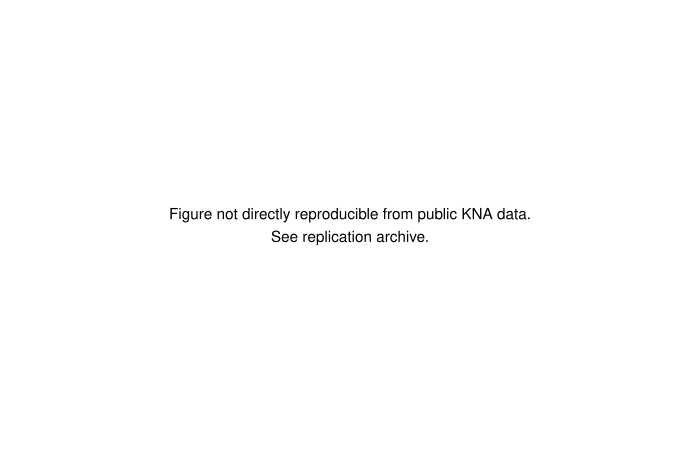

The script that saved this image:
#!/usr/bin/env Rscript
# fig_3.R
# Legal keyword convergence for nine committee-switching legislators.
# Shows each legislator's legal keyword rate before and after a committee
# switch between the 20th and 21st National Assembly, against the new
# committee's baseline rate (dashed reference line).

suppressPackageStartupMessages({
  library(arrow)
  library(dplyr)
  library(ggplot2)
  library(tidyr)
  library(stringr)
})

# ---- Paths ------------------------------------------------------------------
speeches_path <- "/Users/kyusik/Desktop/kyusik-github/kr-hearings-data/data/all_speeches_16_22_v9.parquet"
out_path <- "/Users/kyusik/Desktop/kyusik-claude/kna-research-agents/articles/figures/2026-04-15_r13/fig_3.pdf"
dir.create(dirname(out_path), recursive = TRUE, showWarnings = FALSE)

# Okabe-Ito palette (colorblind-safe)
okabe_ito <- c("#E69F00", "#56B4E9", "#009E73", "#0072B2",
               "#D55E00", "#CC79A7", "#000000")

# ---- Keyword definitions ----------------------------------------------------
# Korean legal-register vocabulary: statutes, court process, prosecutorial acts.
legal_keywords <- c(
  "법률", "법령", "법안", "조항", "조문", "위반", "처벌", "판결", "소송",
  "위헌", "합헌", "헌법", "규정", "적법", "위법", "법적", "법원", "재판",
  "기소", "수사", "검찰", "피고", "원고", "변호", "판사", "검사"
)
legal_pattern <- paste(legal_keywords, collapse = "|")

# Judiciary committee (법제사법위원회).
judiciary_pattern <- "법제사법|법사위"

# ---- Aggregate speeches via arrow push-down ---------------------------------
ds <- arrow::open_dataset(speeches_path)

message("Counting total legislator speeches by term/committee/member ...")
totals <- ds %>%
  filter(term %in% c(20L, 21L),
         !is.na(member_id),
         !is.na(committee_key),
         !is.na(speech_text)) %>%
  group_by(term, committee_key, member_id) %>%
  summarise(n_speeches = n(), .groups = "drop") %>%
  collect()

message("Counting legal-register speeches by term/committee/member ...")
legal_counts <- ds %>%
  filter(term %in% c(20L, 21L),
         !is.na(member_id),
         !is.na(committee_key),
         !is.na(speech_text),
         str_detect(speech_text, legal_pattern)) %>%
  group_by(term, committee_key, member_id) %>%
  summarise(n_legal = n(), .groups = "drop") %>%
  collect()

speech_agg <- totals %>%
  left_join(legal_counts, by = c("term", "committee_key", "member_id")) %>%
  mutate(n_legal = tidyr::replace_na(n_legal, 0L))

# Member id -> person_name mapping
name_map <- ds %>%
  filter(term %in% c(20L, 21L), !is.na(member_id), !is.na(person_name)) %>%
  distinct(member_id, person_name) %>%
  collect() %>%
  group_by(member_id) %>%
  slice_head(n = 1) %>%
  ungroup()

# ---- Dominant committee per legislator x term -------------------------------
dom_cmt <- speech_agg %>%
  group_by(term, member_id) %>%
  slice_max(n_speeches, n = 1, with_ties = FALSE) %>%
  ungroup() %>%
  select(term, member_id, dom_cmt = committee_key,
         dom_n = n_speeches, dom_legal = n_legal) %>%
  mutate(legal_rate = dom_legal / dom_n)

# Committee-level baseline legal rate (all speeches, all legislators in cmt)
cmt_baseline <- speech_agg %>%
  group_by(term, committee_key) %>%
  summarise(cmt_legal_rate = sum(n_legal) / sum(n_speeches),
            .groups = "drop")

# ---- Identify switchers -----------------------------------------------------
r20 <- dom_cmt %>% filter(term == 20) %>%
  transmute(member_id, dom_20 = dom_cmt, legal_20 = legal_rate, n_20 = dom_n)
r21 <- dom_cmt %>% filter(term == 21) %>%
  transmute(member_id, dom_21 = dom_cmt, legal_21 = legal_rate, n_21 = dom_n)

switchers <- r20 %>%
  inner_join(r21, by = "member_id") %>%
  filter(dom_20 != dom_21) %>%
  left_join(name_map, by = "member_id") %>%
  left_join(
    cmt_baseline %>% filter(term == 21) %>%
      transmute(dom_21 = committee_key, baseline_21 = cmt_legal_rate),
    by = "dom_21"
  )

# Restrict to judiciary-related moves (either from or to, but not both)
js <- switchers %>%
  mutate(from_jud = str_detect(dom_20, judiciary_pattern),
         to_jud   = str_detect(dom_21, judiciary_pattern)) %>%
  filter(xor(from_jud, to_jud)) %>%
  filter(n_20 >= 30, n_21 >= 30)   # minimum speech count for reliable rates

# ---- Nine showcase legislators: 7 from judiciary + 2 to judiciary -----------
from_jud <- js %>% filter(from_jud) %>%
  mutate(abs_change = abs(legal_21 - legal_20)) %>%
  arrange(desc(abs_change)) %>%
  slice_head(n = 7)

to_jud <- js %>% filter(to_jud) %>%
  mutate(abs_change = abs(legal_21 - legal_20)) %>%
  arrange(desc(abs_change)) %>%
  slice_head(n = 2)

showcase <- bind_rows(from_jud, to_jud) %>%
  mutate(
    direction = ifelse(from_jud, "Moved from judiciary", "Moved to judiciary"),
    label = ifelse(is.na(person_name) | person_name == "",
                   as.character(member_id), person_name)
  )

# If data yielded fewer than 9 switchers, emit an honest placeholder
if (nrow(showcase) < 2) {
  message("Insufficient judiciary switchers found; writing placeholder.")
  p <- ggplot() +
    annotate("text", x = 0, y = 0, size = 4,
             label = "Figure not directly reproducible from public KNA data.\nSee replication archive.") +
    theme_void() + xlim(-1, 1) + ylim(-1, 1)
  ggsave(out_path, plot = p, width = 7, height = 4.5)
  quit(save = "no", status = 0)
}

# ---- Reshape for plotting ---------------------------------------------------
plot_long <- showcase %>%
  select(label, direction, baseline_21, legal_20, legal_21) %>%
  pivot_longer(c(legal_20, legal_21), names_to = "period", values_to = "rate") %>%
  mutate(assembly = ifelse(period == "legal_20", 20L, 21L))

# Facet order: group by direction, then by pre-switch rate (descending)
showcase_order <- showcase %>%
  arrange(direction, desc(legal_20)) %>%
  pull(label)
plot_long$label <- factor(plot_long$label, levels = showcase_order)

baselines <- showcase %>%
  distinct(label, direction, baseline_21) %>%
  mutate(label = factor(label, levels = showcase_order))

# ---- Plot -------------------------------------------------------------------
dir_colors <- c("Moved from judiciary" = "#D55E00",
                "Moved to judiciary"   = "#0072B2")

p <- ggplot(plot_long, aes(x = assembly, y = rate)) +
  geom_hline(data = baselines,
             aes(yintercept = baseline_21),
             linetype = "dashed", color = "grey30", linewidth = 0.35) +
  geom_line(aes(group = label, color = direction), linewidth = 0.8) +
  geom_point(aes(color = direction), size = 2.2) +
  facet_wrap(~ label, ncol = 3) +
  scale_color_manual(values = dir_colors, name = NULL) +
  scale_x_continuous(breaks = c(20, 21),
                     labels = c("20th\n(pre)", "21st\n(post)"),
                     limits = c(19.7, 21.3)) +
  scale_y_continuous(labels = function(v) paste0(round(v * 100), "%")) +
  labs(x = NULL,
       y = "Share of speeches with legal vocabulary") +
  theme_bw(base_size = 11) +
  theme(
    legend.position = "bottom",
    legend.margin = margin(t = -4),
    strip.text = element_text(size = 9),
    panel.grid.minor = element_blank(),
    panel.spacing = unit(0.6, "lines"),
    axis.text.x = element_text(size = 8)
  )

ggsave(out_path, plot = p, width = 7, height = 4.5)
message("Saved figure to: ", out_path)
